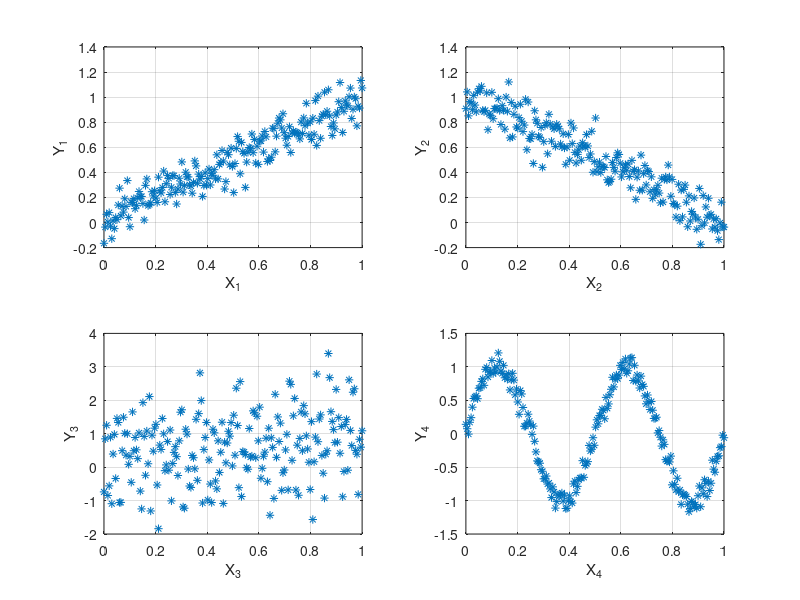

Write MATLAB code to recreate this figure. (Note: this script raises an error after producing the figure.)
clear;
clc;

% load data into workspace
load('CorrelationData.mat');

subplot(2, 2, 1);
scatter(X1, Y1, '*');       % plot X1 and Y1 vectors
xlabel('X_1'); ylabel('Y_1');
box on; grid on;

subplot(2, 2, 2);
scatter(X2, Y2, '*');       % plot X2 and Y2 vectors
xlabel('X_2'); ylabel('Y_2');
box on; grid on;

subplot(2, 2, 3);
scatter(X3, Y3, '*');       % plot X3 and Y3 vectors
xlabel('X_3'); ylabel('Y_3');
box on; grid on;

subplot(2, 2, 4);
scatter(X4, Y4, '*');       % plot X4 and Y4 vectors
xlabel('X_4'); ylabel('Y_4');
box on; grid on;

suptitle('Correlation Data')

saveas(gcf,'scatterPlot.eps','eps2c');
